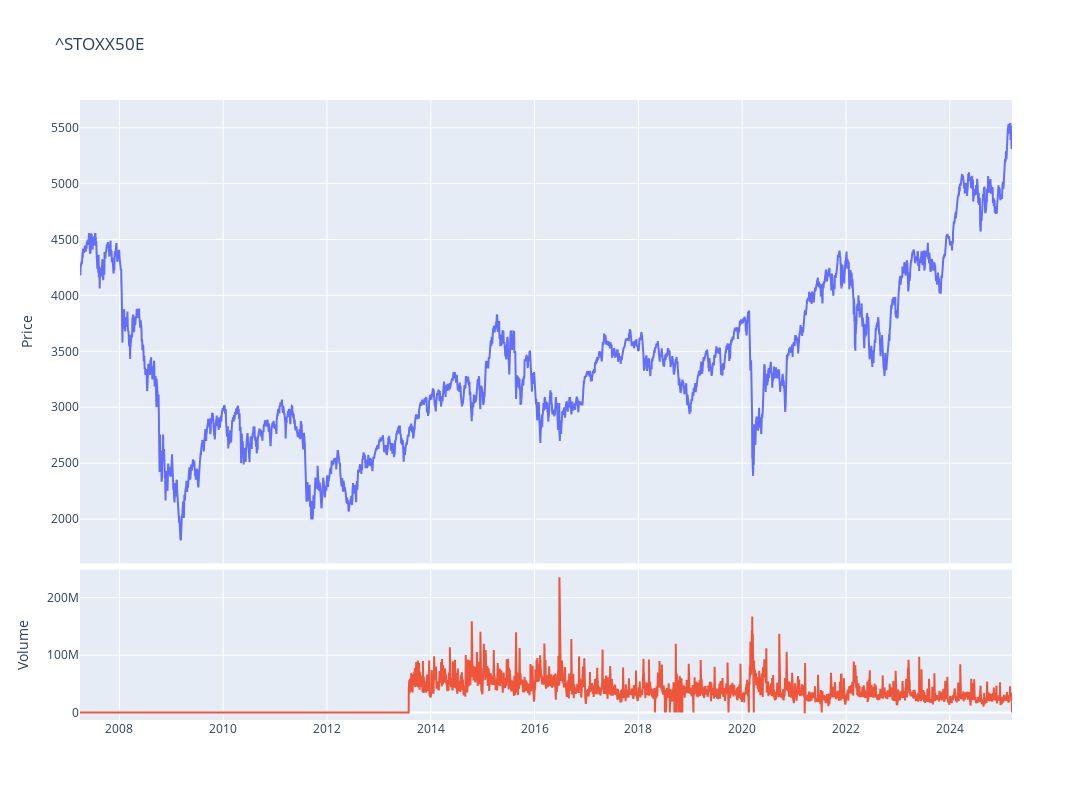

Source (notebook cell):
### Code cell
fig = make_subplots(rows=4, cols=1,shared_xaxes=True,vertical_spacing=0.01,specs=[[{'rowspan':3,'colspan':1}],[None],[None],[{'rowspan':1,'colspan':1}]])

# Graph (1,1)
fig.add_trace(go.Scatter(x=stock_ticker.index,y=stock_ticker['Adj Close'],mode="lines",name=f"{ticker}"),row=1, col=1)
# Update xaxis properties
fig.update_yaxes(title_text="Price", row=1, col=1)

# Graph (4,1)
fig.add_trace(go.Scatter(x=stock_ticker.index,y=stock_ticker['Volume'],mode="lines",name='Volume'),row=4, col=1)
fig.update_yaxes(title_text="Volume", row=4, col=1)

fig.update_layout(height=800, width=1300,showlegend=False,title=f"{ticker}")

fig.show()

### Figure 1 — Plotly figure (JSON) as saved in the notebook; plotly's stock layout.template omitted (floating-point values rounded to 4 significant figures; data arrays with more than 128 entries replaced by an {"elided": "..."} marker saying what was removed)
{"data": [{"mode": "lines", "name": "^STOXX50E", "type": "scatter", "x": {"elided": "4503 str values"}, "xaxis": "x", "y": {"elided": "4503 float values"}, "yaxis": "y"}, {"mode": "lines", "name": "Volume", "type": "scatter", "x": {"elided": "4503 str values"}, "xaxis": "x2", "y": {"elided": "4503 int values"}, "yaxis": "y2"}], "layout": {"height": 800, "showlegend": false, "title": {"text": "^STOXX50E"}, "width": 1300, "xaxis": {"anchor": "y", "domain": [0, 1], "matches": "x2", "showticklabels": false}, "xaxis2": {"anchor": "y2", "domain": [0, 1]}, "yaxis": {"anchor": "x", "domain": [0.2525, 1], "title": {"text": "Price"}}, "yaxis2": {"anchor": "x2", "domain": [0, 0.2425], "title": {"text": "Volume"}}}}
